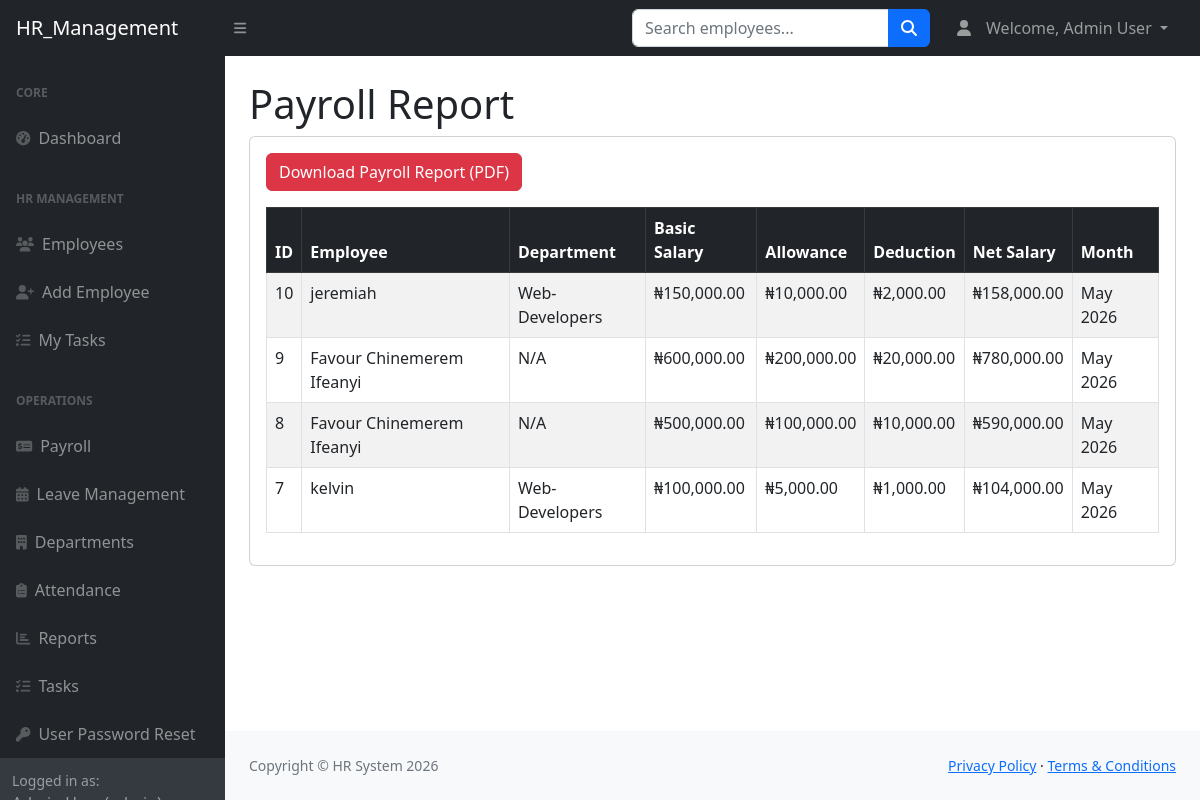
The app's page /hr_suite/reports/payroll_report.php (signed in) with its own data.
### tables this page shows
CREATE TABLE `payroll` (
  `id` int(11) NOT NULL,
  `user_id` int(11) NOT NULL,
  `basic_salary` decimal(10,2) NOT NULL,
  `allowance` decimal(10,2) NOT NULL DEFAULT 0.00,
  `deduction` decimal(10,2) NOT NULL DEFAULT 0.00,
  `net_salary` decimal(10,2) GENERATED ALWAYS AS (`basic_salary` + `allowance` - `deduction`) STORED,
  `pay_month` varchar(20) DEFAULT NULL,
  `created_at` timestamp NULL DEFAULT current_timestamp()
);

CREATE TABLE `users` (
  `id` int(11) NOT NULL,
  `full_name` varchar(100) NOT NULL,
  `email` varchar(100) NOT NULL,
  `password` varchar(255) NOT NULL,
  `role` enum('admin','hr','employee') NOT NULL DEFAULT 'employee',
  `department_id` int(11) NOT NULL,
  `created_at` timestamp NOT NULL DEFAULT current_timestamp(),
  `profile_image` varchar(255) DEFAULT NULL
);

CREATE TABLE `departments` (
  `id` int(11) NOT NULL,
  `department_name` varchar(100) NOT NULL,
  `created_at` timestamp NOT NULL DEFAULT current_timestamp()
);

### hr_suite/reports/payroll_report.php (the view, shortened to what this page needs)
<?php
include("../config/db.php");
$sql = "SELECT
            payroll.*,
            users.full_name,
            departments.department_name
        FROM payroll
        LEFT JOIN users
        ON payroll.user_id = users.id
        LEFT JOIN departments
        ON users.department_id = departments.id
        ORDER BY payroll.id DESC";
$result = mysqli_query($conn, $sql);
?>
<?php include("../includes/header.php"); ?>
<div id="layoutSidenav">
<?php include("../includes/sidebar.php"); ?>
<div id="layoutSidenav_content">
<main>
<div class="container-fluid px-4">
<h1 class="mt-4">Payroll Report</h1>
<div class="card mb-4">
<div class="card-body">
    <?php if($_SESSION['role'] == 'admin' || $_SESSION['role'] == 'hr'): ?>
    <a href="payroll_report_pdf.php"
       class="btn btn-danger mb-3">
        Download Payroll Report (PDF)
    </a>
<?php endif; ?>
<table class="table table-bordered table-striped">
<thead class="table-dark">
<tr>
<th>ID</th>
<th>Employee</th>
<th>Department</th>
<th>Basic Salary</th>
<th>Allowance</th>
<th>Deduction</th>
<th>Net Salary</th>
<th>Month</th>
</tr>
</thead>
<tbody>
<?php while($row = mysqli_fetch_assoc($result)): ?>
<tr>
<td><?php echo $row['id']; ?></td>
<td><?php echo $row['full_name']; ?></td>
<td>
<?php echo $row['department_name'] ?? 'N/A'; ?>
</td>
<td>
₦<?php echo number_format($row['basic_salary'], 2); ?>
</td>
<td>
₦<?php echo number_format($row['allowance'], 2); ?>
</td>
<td>
₦<?php echo number_format($row['deduction'], 2); ?>
</td>
<td>
₦<?php echo number_format($row['net_salary'], 2); ?>
</td>
<td>
<?php echo $row['pay_month']; ?>
</td>
</tr>
<?php endwhile; ?>
</tbody>
</table>
</div>
</div>
</div>
</main>
<?php include("../includes/footer.php"); ?>

### records on screen
payroll: id "10", user.full_name "jeremiah", departments.department_name "Web-Developers", basic_salary "150,000.00", allowance "10,000.00", deduction "2,000.00", net_salary "158,000.00", pay_month "May 2026"
payroll: id "9", user.full_name "Favour Chinemerem Ifeanyi", department_name "N/A", basic_salary "600,000.00", allowance "200,000.00", deduction "20,000.00", net_salary "780,000.00", pay_month "May 2026"
payroll: id "8", user.full_name "Favour Chinemerem Ifeanyi", department_name "N/A", basic_salary "500,000.00", allowance "100,000.00", deduction "10,000.00", net_salary "590,000.00", pay_month "May 2026"
payroll: id "7", user.full_name "kelvin", departments.department_name "Web-Developers", basic_salary "100,000.00", allowance "5,000.00", deduction "1,000.00", net_salary "104,000.00", pay_month "May 2026"

### other values on screen
$name "Admin User"
